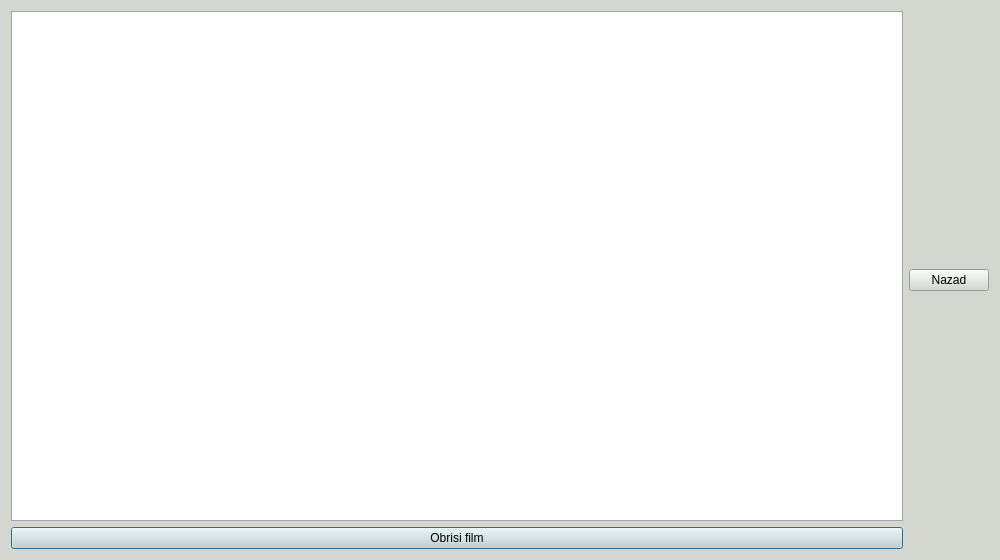
<?xml version="1.0" encoding="UTF-8"?>
<ui version="4.0">
 <class>DeleteMovie</class>
 <widget class="QDialog" name="DeleteMovie">
  <property name="geometry">
   <rect>
    <x>0</x>
    <y>0</y>
    <width>1000</width>
    <height>560</height>
   </rect>
  </property>
  <property name="minimumSize">
   <size>
    <width>1000</width>
    <height>560</height>
   </size>
  </property>
  <property name="maximumSize">
   <size>
    <width>1000</width>
    <height>560</height>
   </size>
  </property>
  <property name="palette">
   <palette>
    <active>
     <colorrole role="WindowText">
      <brush brushstyle="SolidPattern">
       <color alpha="255">
        <red>0</red>
        <green>0</green>
        <blue>0</blue>
       </color>
      </brush>
     </colorrole>
     <colorrole role="Button">
      <brush brushstyle="SolidPattern">
       <color alpha="255">
        <red>211</red>
        <green>215</green>
        <blue>207</blue>
       </color>
      </brush>
     </colorrole>
     <colorrole role="Light">
      <brush brushstyle="SolidPattern">
       <color alpha="255">
        <red>255</red>
        <green>255</green>
        <blue>255</blue>
       </color>
      </brush>
     </colorrole>
     <colorrole role="Midlight">
      <brush brushstyle="SolidPattern">
       <color alpha="255">
        <red>233</red>
        <green>235</green>
        <blue>231</blue>
       </color>
      </brush>
     </colorrole>
     <colorrole role="Dark">
      <brush brushstyle="SolidPattern">
       <color alpha="255">
        <red>105</red>
        <green>107</green>
        <blue>103</blue>
       </color>
      </brush>
     </colorrole>
     <colorrole role="Mid">
      <brush brushstyle="SolidPattern">
       <color alpha="255">
        <red>141</red>
        <green>143</green>
        <blue>138</blue>
       </color>
      </brush>
     </colorrole>
     <colorrole role="Text">
      <brush brushstyle="SolidPattern">
       <color alpha="255">
        <red>0</red>
        <green>0</green>
        <blue>0</blue>
       </color>
      </brush>
     </colorrole>
     <colorrole role="BrightText">
      <brush brushstyle="SolidPattern">
       <color alpha="255">
        <red>255</red>
        <green>255</green>
        <blue>255</blue>
       </color>
      </brush>
     </colorrole>
     <colorrole role="ButtonText">
      <brush brushstyle="SolidPattern">
       <color alpha="255">
        <red>0</red>
        <green>0</green>
        <blue>0</blue>
       </color>
      </brush>
     </colorrole>
     <colorrole role="Base">
      <brush brushstyle="SolidPattern">
       <color alpha="255">
        <red>255</red>
        <green>255</green>
        <blue>255</blue>
       </color>
      </brush>
     </colorrole>
     <colorrole role="Window">
      <brush brushstyle="SolidPattern">
       <color alpha="255">
        <red>211</red>
        <green>215</green>
        <blue>207</blue>
       </color>
      </brush>
     </colorrole>
     <colorrole role="Shadow">
      <brush brushstyle="SolidPattern">
       <color alpha="255">
        <red>0</red>
        <green>0</green>
        <blue>0</blue>
       </color>
      </brush>
     </colorrole>
     <colorrole role="AlternateBase">
      <brush brushstyle="SolidPattern">
       <color alpha="255">
        <red>233</red>
        <green>235</green>
        <blue>231</blue>
       </color>
      </brush>
     </colorrole>
     <colorrole role="ToolTipBase">
      <brush brushstyle="SolidPattern">
       <color alpha="255">
        <red>255</red>
        <green>255</green>
        <blue>220</blue>
       </color>
      </brush>
     </colorrole>
     <colorrole role="ToolTipText">
      <brush brushstyle="SolidPattern">
       <color alpha="255">
        <red>0</red>
        <green>0</green>
        <blue>0</blue>
       </color>
      </brush>
     </colorrole>
    </active>
    <inactive>
     <colorrole role="WindowText">
      <brush brushstyle="SolidPattern">
       <color alpha="255">
        <red>0</red>
        <green>0</green>
        <blue>0</blue>
       </color>
      </brush>
     </colorrole>
     <colorrole role="Button">
      <brush brushstyle="SolidPattern">
       <color alpha="255">
        <red>211</red>
        <green>215</green>
        <blue>207</blue>
       </color>
      </brush>
     </colorrole>
     <colorrole role="Light">
      <brush brushstyle="SolidPattern">
       <color alpha="255">
        <red>255</red>
        <green>255</green>
        <blue>255</blue>
       </color>
      </brush>
     </colorrole>
     <colorrole role="Midlight">
      <brush brushstyle="SolidPattern">
       <color alpha="255">
        <red>233</red>
        <green>235</green>
        <blue>231</blue>
       </color>
      </brush>
     </colorrole>
     <colorrole role="Dark">
      <brush brushstyle="SolidPattern">
       <color alpha="255">
        <red>105</red>
        <green>107</green>
        <blue>103</blue>
       </color>
      </brush>
     </colorrole>
     <colorrole role="Mid">
      <brush brushstyle="SolidPattern">
       <color alpha="255">
        <red>141</red>
        <green>143</green>
        <blue>138</blue>
       </color>
      </brush>
     </colorrole>
     <colorrole role="Text">
      <brush brushstyle="SolidPattern">
       <color alpha="255">
        <red>0</red>
        <green>0</green>
        <blue>0</blue>
       </color>
      </brush>
     </colorrole>
     <colorrole role="BrightText">
      <brush brushstyle="SolidPattern">
       <color alpha="255">
        <red>255</red>
        <green>255</green>
        <blue>255</blue>
       </color>
      </brush>
     </colorrole>
     <colorrole role="ButtonText">
      <brush brushstyle="SolidPattern">
       <color alpha="255">
        <red>0</red>
        <green>0</green>
        <blue>0</blue>
       </color>
      </brush>
     </colorrole>
     <colorrole role="Base">
      <brush brushstyle="SolidPattern">
       <color alpha="255">
        <red>255</red>
        <green>255</green>
        <blue>255</blue>
       </color>
      </brush>
     </colorrole>
     <colorrole role="Window">
      <brush brushstyle="SolidPattern">
       <color alpha="255">
        <red>211</red>
        <green>215</green>
        <blue>207</blue>
       </color>
      </brush>
     </colorrole>
     <colorrole role="Shadow">
      <brush brushstyle="SolidPattern">
       <color alpha="255">
        <red>0</red>
        <green>0</green>
        <blue>0</blue>
       </color>
      </brush>
     </colorrole>
     <colorrole role="AlternateBase">
      <brush brushstyle="SolidPattern">
       <color alpha="255">
        <red>233</red>
        <green>235</green>
        <blue>231</blue>
       </color>
      </brush>
     </colorrole>
     <colorrole role="ToolTipBase">
      <brush brushstyle="SolidPattern">
       <color alpha="255">
        <red>255</red>
        <green>255</green>
        <blue>220</blue>
       </color>
      </brush>
     </colorrole>
     <colorrole role="ToolTipText">
      <brush brushstyle="SolidPattern">
       <color alpha="255">
        <red>0</red>
        <green>0</green>
        <blue>0</blue>
       </color>
      </brush>
     </colorrole>
    </inactive>
    <disabled>
     <colorrole role="WindowText">
      <brush brushstyle="SolidPattern">
       <color alpha="255">
        <red>105</red>
        <green>107</green>
        <blue>103</blue>
       </color>
      </brush>
     </colorrole>
     <colorrole role="Button">
      <brush brushstyle="SolidPattern">
       <color alpha="255">
        <red>211</red>
        <green>215</green>
        <blue>207</blue>
       </color>
      </brush>
     </colorrole>
     <colorrole role="Light">
      <brush brushstyle="SolidPattern">
       <color alpha="255">
        <red>255</red>
        <green>255</green>
        <blue>255</blue>
       </color>
      </brush>
     </colorrole>
     <colorrole role="Midlight">
      <brush brushstyle="SolidPattern">
       <color alpha="255">
        <red>233</red>
        <green>235</green>
        <blue>231</blue>
       </color>
      </brush>
     </colorrole>
     <colorrole role="Dark">
      <brush brushstyle="SolidPattern">
       <color alpha="255">
        <red>105</red>
        <green>107</green>
        <blue>103</blue>
       </color>
      </brush>
     </colorrole>
     <colorrole role="Mid">
      <brush brushstyle="SolidPattern">
       <color alpha="255">
        <red>141</red>
        <green>143</green>
        <blue>138</blue>
       </color>
      </brush>
     </colorrole>
     <colorrole role="Text">
      <brush brushstyle="SolidPattern">
       <color alpha="255">
        <red>105</red>
        <green>107</green>
        <blue>103</blue>
       </color>
      </brush>
     </colorrole>
     <colorrole role="BrightText">
      <brush brushstyle="SolidPattern">
       <color alpha="255">
        <red>255</red>
        <green>255</green>
        <blue>255</blue>
       </color>
      </brush>
     </colorrole>
     <colorrole role="ButtonText">
      <brush brushstyle="SolidPattern">
       <color alpha="255">
        <red>105</red>
        <green>107</green>
        <blue>103</blue>
       </color>
      </brush>
     </colorrole>
     <colorrole role="Base">
      <brush brushstyle="SolidPattern">
       <color alpha="255">
        <red>211</red>
        <green>215</green>
        <blue>207</blue>
       </color>
      </brush>
     </colorrole>
     <colorrole role="Window">
      <brush brushstyle="SolidPattern">
       <color alpha="255">
        <red>211</red>
        <green>215</green>
        <blue>207</blue>
       </color>
      </brush>
     </colorrole>
     <colorrole role="Shadow">
      <brush brushstyle="SolidPattern">
       <color alpha="255">
        <red>0</red>
        <green>0</green>
        <blue>0</blue>
       </color>
      </brush>
     </colorrole>
     <colorrole role="AlternateBase">
      <brush brushstyle="SolidPattern">
       <color alpha="255">
        <red>211</red>
        <green>215</green>
        <blue>207</blue>
       </color>
      </brush>
     </colorrole>
     <colorrole role="ToolTipBase">
      <brush brushstyle="SolidPattern">
       <color alpha="255">
        <red>255</red>
        <green>255</green>
        <blue>220</blue>
       </color>
      </brush>
     </colorrole>
     <colorrole role="ToolTipText">
      <brush brushstyle="SolidPattern">
       <color alpha="255">
        <red>0</red>
        <green>0</green>
        <blue>0</blue>
       </color>
      </brush>
     </colorrole>
    </disabled>
   </palette>
  </property>
  <property name="windowTitle">
   <string>Obrisi film</string>
  </property>
  <layout class="QHBoxLayout" name="horizontalLayout">
   <item>
    <layout class="QVBoxLayout" name="verticalLayout">
     <item>
      <widget class="QTableWidget" name="tableWidget">
       <property name="minimumSize">
        <size>
         <width>0</width>
         <height>0</height>
        </size>
       </property>
       <attribute name="horizontalHeaderDefaultSectionSize">
        <number>144</number>
       </attribute>
      </widget>
     </item>
     <item>
      <widget class="QPushButton" name="pushButton_Delete">
       <property name="text">
        <string>Obrisi film</string>
       </property>
      </widget>
     </item>
    </layout>
   </item>
   <item>
    <widget class="QPushButton" name="pushButton">
     <property name="text">
      <string>Nazad</string>
     </property>
    </widget>
   </item>
  </layout>
 </widget>
 <resources/>
 <connections/>
</ui>
